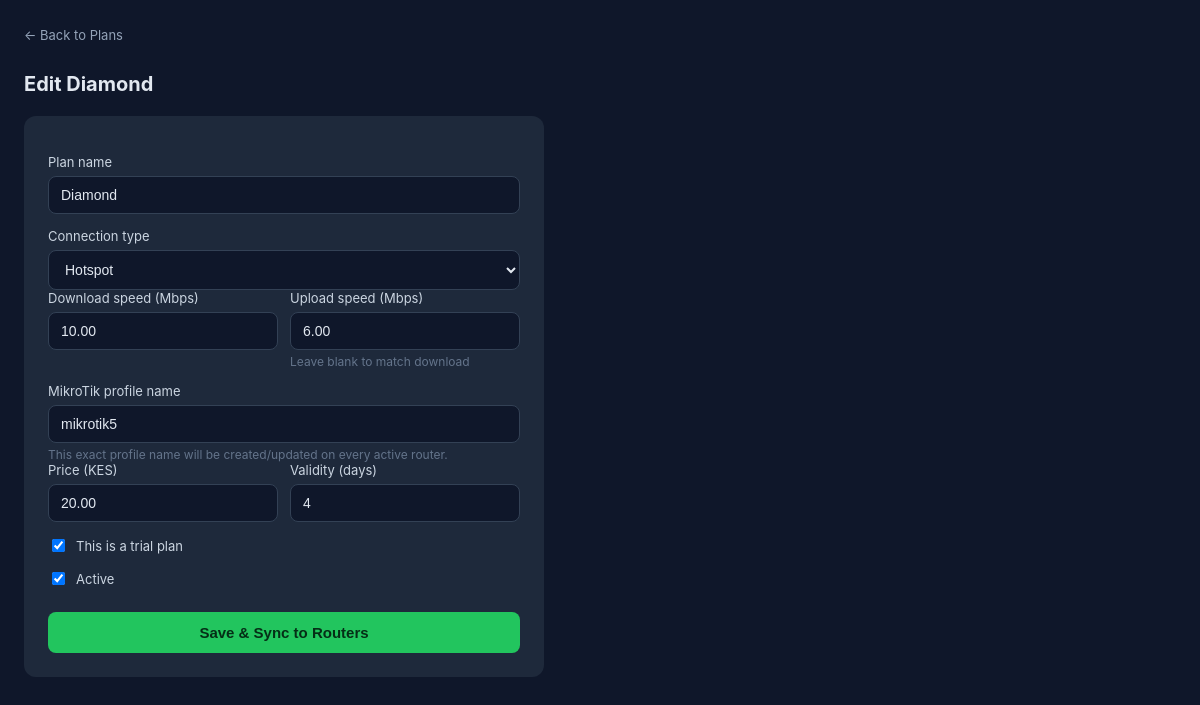
The app's page /billing/staff/plans/2/edit/ (signed in) with its own data.
### billing/models.py (models this page shows, shortened)
class Plan(models.Model):
    class ConnectionType(models.TextChoices):
        PPPOE = "pppoe", "PPPoE"
        HOTSPOT = "hotspot", "Hotspot"
        BOTH = "both", "Both"
    name = models.CharField(max_length=100)
    connection_type = models.CharField(max_length=10, choices=ConnectionType.choices, default=ConnectionType.BOTH)
    mikrotik_profile = models.CharField(
        max_length=100,
        help_text="Name of the PPP profile or Hotspot user profile on the router that grants this plan's speed"
    )
    download_speed_mbps = models.DecimalField(
        max_digits=6, decimal_places=2, default=0,
        help_text="Download speed in Mbps, e.g. 5.00. Pushed to MikroTik as the profile's rate-limit."
    )
    upload_speed_mbps = models.DecimalField(
        max_digits=6, decimal_places=2, blank=True, null=True,
        help_text="Upload speed in Mbps. Leave blank to use the same value as download."
    )
    price = models.DecimalField(max_digits=10, decimal_places=2)
    validity_days = models.PositiveIntegerField(default=30)
    is_trial = models.BooleanField(default=False)
    is_active = models.BooleanField(default=True)

### billing/views.py (the view)
# urls.py: path("staff/plans/<int:plan_id>/edit/", views.staff_plan_form, name="staff_plan_edit"),
@staff_required
def staff_plan_form(request, plan_id=None):
    plan = get_object_or_404(Plan, id=plan_id) if plan_id else None
    if request.method == "POST":
        form = PlanForm(request.POST, instance=plan)
        if form.is_valid():
            plan = form.save()
            from . import mikrotik
            results = mikrotik.provision_plan_on_all_routers(plan)
            for router_name, success, error in results:
                if success:
                    messages.success(request, f"Synced '{plan.name}' to {router_name} — rate-limit {plan.rate_limit_string}.")
                else:
                    messages.error(request, f"{router_name}: {error}")
            if not results:
                messages.warning(request, "Plan saved, but no active routers are configured to sync to yet.")
            return redirect("billing:staff_plans")
    else:
        form = PlanForm(instance=plan)
    return render(request, "billing/staff_plan_form.html", {"form": form, "plan": plan})

### billing/forms.py
class PlanForm(forms.ModelForm):
    class Meta:
        model = Plan
        fields = [
            "name", "connection_type", "mikrotik_profile",
            "download_speed_mbps", "upload_speed_mbps",
            "price", "validity_days", "is_trial", "is_active",
        ]
        widgets = {
            "mikrotik_profile": forms.TextInput(attrs={
                "placeholder": "e.g. 5mbps-monthly (created automatically on save if it doesn't exist)"
            }),
        }
        help_texts = {
            "mikrotik_profile": "This exact profile name will be created/updated on every active router.",
        }

### billing/templates/billing/staff_plan_form.html (shortened to what this page needs)
<!DOCTYPE html>
<html lang="en">
<head>
</head>
<body>
    <div class="container">
        <a class="back" href="{% url 'billing:staff_plans' %}">← Back to Plans</a>
        <h1>{% if plan %}Edit {{ plan.name }}{% else %}Create New Plan{% endif %}</h1>
        <div class="card">
            <form method="post">
                <label for="{{ form.name.id_for_label }}">Plan name</label>
                {{ form.name }}
                <label for="{{ form.connection_type.id_for_label }}">Connection type</label>
                {{ form.connection_type }}
                <div class="row">
                    <div>
                        <label for="{{ form.download_speed_mbps.id_for_label }}">Download speed (Mbps)</label>
                        {{ form.download_speed_mbps }}
                    </div>
                    <div>
                        <label for="{{ form.upload_speed_mbps.id_for_label }}">Upload speed (Mbps)</label>
                        {{ form.upload_speed_mbps }}
                        <div class="help">Leave blank to match download</div>
                    </div>
                </div>
                <label for="{{ form.mikrotik_profile.id_for_label }}">MikroTik profile name</label>
                {{ form.mikrotik_profile }}
                <div class="help">{{ form.mikrotik_profile.help_text }}</div>
                <div class="row">
                    <div>
                        <label for="{{ form.price.id_for_label }}">Price (KES)</label>
                        {{ form.price }}
                    </div>
                    <div>
                        <label for="{{ form.validity_days.id_for_label }}">Validity (days)</label>
                        {{ form.validity_days }}
                    </div>
                </div>
                <div class="checkbox-row">
                    {{ form.is_trial }}
                    <label for="{{ form.is_trial.id_for_label }}" style="margin:0;">This is a trial plan</label>
                </div>
                <div class="checkbox-row">
                    {{ form.is_active }}
                    <label for="{{ form.is_active.id_for_label }}" style="margin:0;">Active</label>
                </div>
                <button type="submit">{% if plan %}Save & Sync to Routers{% else %}Create & Sync to Routers{% endif %}</button>
            </form>
        </div>
    </div>
</body>
</html>

### billing/templates/billing/staff_plan_form.html (style rules this page uses)
* { box-sizing: border-box; }
body { font-family: -apple-system, Arial, sans-serif; background: #0f172a; color: #e2e8f0; margin: 0; padding: 24px; }
.container { max-width: 520px; }
h1 { font-size: 20px; margin-bottom: 20px; }
.card { background: #1e293b; padding: 24px; border-radius: 12px; }
label { display: block; font-size: 13px; margin-bottom: 6px; color: #cbd5e1; margin-top: 14px; }
label:first-child { margin-top: 0; }
input, select { width: 100%; padding: 10px 12px; border-radius: 8px; border: 1px solid #334155; background: #0f172a; color: #e2e8f0; font-size: 14px; box-sizing: border-box; }
.help { color: #64748b; font-size: 12px; margin-top: 4px; }
.row { display: flex; gap: 12px; }
.row > div { flex: 1; }
.checkbox-row { display: flex; align-items: center; gap: 8px; margin-top: 14px; }
.checkbox-row input { width: auto; }
button { margin-top: 24px; width: 100%; padding: 12px; border: none; border-radius: 8px; background: #22c55e; color: #052e16; font-weight: 600; font-size: 15px; cursor: pointer; }
.back { color: #94a3b8; font-size: 13px; text-decoration: none; display: inline-block; margin-bottom: 16px; }

### records on screen
Plan: name "Diamond", connection_type "Hotspot", download_speed_mbps "10.00", upload_speed_mbps "6.00", mikrotik_profile "mikrotik5", price "20.00", validity_days "4", is_trial "☑", is_active "☑"
